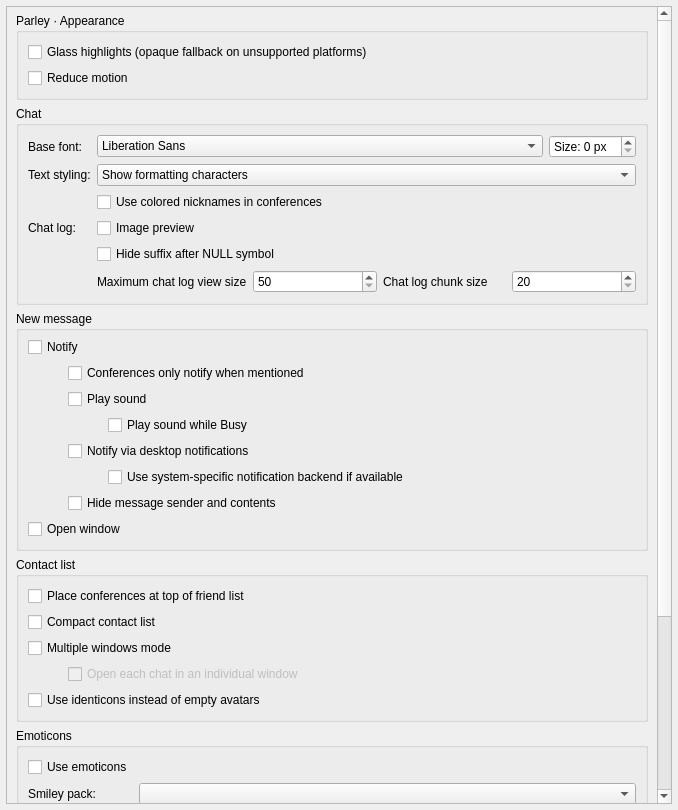
<?xml version="1.0" encoding="UTF-8"?>
<ui version="4.0">
 <class>UserInterfaceSettings</class>
 <widget class="QWidget" name="UserInterfaceSettings">
  <property name="geometry">
   <rect>
    <x>0</x>
    <y>0</y>
    <width>678</width>
    <height>810</height>
   </rect>
  </property>
  <property name="windowTitle">
   <string notr="true">{{ui settings}}</string>
  </property>
  <layout class="QVBoxLayout" name="verticalLayout_2">
   <property name="leftMargin">
    <number>6</number>
   </property>
   <property name="topMargin">
    <number>6</number>
   </property>
   <property name="rightMargin">
    <number>6</number>
   </property>
   <property name="bottomMargin">
    <number>6</number>
   </property>
   <item>
    <widget class="VerticalOnlyScroller" name="scrollArea">
     <property name="widgetResizable">
      <bool>true</bool>
     </property>
     <property name="alignment">
      <set>Qt::AlignmentFlag::AlignLeading|Qt::AlignmentFlag::AlignLeft|Qt::AlignmentFlag::AlignTop</set>
     </property>
     <widget class="QWidget" name="scrollAreaWidgetContents">
      <property name="geometry">
       <rect>
        <x>0</x>
        <y>0</y>
        <width>650</width>
        <height>1104</height>
       </rect>
      </property>
      <layout class="QVBoxLayout" name="verticalLayout_4" stretch="0,0,0,0,0,0">
       <property name="spacing">
        <number>6</number>
       </property>
       <property name="topMargin">
        <number>6</number>
       </property>
       <item>
<widget class="QGroupBox" name="parleyAppearance"><property name="title"><string>Parley · Appearance</string></property>
<layout class="QVBoxLayout" name="parleyAppearanceLayout">
<item><widget class="QCheckBox" name="translucentSurfaces"><property name="text"><string>Glass highlights (opaque fallback on unsupported platforms)</string></property></widget></item>
<item><widget class="QCheckBox" name="reducedMotion"><property name="text"><string>Reduce motion</string></property></widget></item>
</layout></widget></item>
<item>
        <widget class="QGroupBox" name="chatGroupBox">
         <property name="title">
          <string>Chat</string>
         </property>
         <layout class="QFormLayout" name="formLayout_2">
          <property name="leftMargin">
           <number>9</number>
          </property>
          <property name="topMargin">
           <number>9</number>
          </property>
          <property name="rightMargin">
           <number>9</number>
          </property>
          <property name="bottomMargin">
           <number>9</number>
          </property>
          <item row="0" column="0">
           <widget class="QLabel" name="lblChatFont">
            <property name="text">
             <string>Base font:</string>
            </property>
            <property name="alignment">
             <set>Qt::AlignmentFlag::AlignLeading|Qt::AlignmentFlag::AlignLeft|Qt::AlignmentFlag::AlignVCenter</set>
            </property>
           </widget>
          </item>
          <item row="0" column="1">
           <layout class="QHBoxLayout" name="horizontalLayout_5">
            <item>
             <widget class="QFontComboBox" name="txtChatFont">
              <property name="editable">
               <bool>false</bool>
              </property>
             </widget>
            </item>
            <item>
             <widget class="QSpinBox" name="txtChatFontSize">
              <property name="sizePolicy">
               <sizepolicy hsizetype="Maximum" vsizetype="Fixed">
                <horstretch>0</horstretch>
                <verstretch>0</verstretch>
               </sizepolicy>
              </property>
              <property name="suffix">
               <string> px</string>
              </property>
              <property name="prefix">
               <string>Size: </string>
              </property>
             </widget>
            </item>
           </layout>
          </item>
          <item row="1" column="0">
           <widget class="QLabel" name="textStyleLabel">
            <property name="toolTip">
             <string>New text styling preference may not load on chat history until qTox restarts.
It will affect new messages immediately.

Plaintext:
    Don't apply any formatting to messages.
    E.g. &quot;**text**&quot; will show as &quot;**text**&quot;, not bold.
Show formatting characters:
    Apply formatting and show characters.
    E.g. &quot;**text**&quot; will show as &quot;**text**&quot;, bold.
Hide formatting characters:
    Apply formatting and don't show characters.
    E.g. &quot;**text**&quot; will show as &quot;text&quot;, bold.</string>
            </property>
            <property name="text">
             <string>Text styling:</string>
            </property>
            <property name="alignment">
             <set>Qt::AlignmentFlag::AlignLeading|Qt::AlignmentFlag::AlignLeft|Qt::AlignmentFlag::AlignVCenter</set>
            </property>
           </widget>
          </item>
          <item row="1" column="1">
           <widget class="QComboBox" name="textStyleComboBox">
            <property name="sizePolicy">
             <sizepolicy hsizetype="Expanding" vsizetype="Fixed">
              <horstretch>0</horstretch>
              <verstretch>0</verstretch>
             </sizepolicy>
            </property>
            <property name="toolTip">
             <string>Select text styling preference.</string>
            </property>
            <property name="currentIndex">
             <number>1</number>
            </property>
            <item>
             <property name="text">
              <string>Plaintext</string>
             </property>
            </item>
            <item>
             <property name="text">
              <string>Show formatting characters</string>
             </property>
            </item>
            <item>
             <property name="text">
              <string>Hide formatting characters</string>
             </property>
            </item>
           </widget>
          </item>
          <item row="2" column="1">
           <widget class="QCheckBox" name="useNameColors">
            <property name="text">
             <string>Use colored nicknames in conferences</string>
            </property>
           </widget>
          </item>
          <item row="3" column="0">
           <widget class="QLabel" name="label">
            <property name="text">
             <string>Chat log:</string>
            </property>
           </widget>
          </item>
          <item row="3" column="1">
           <widget class="QCheckBox" name="cbImagePreview">
            <property name="toolTip">
             <string comment="tooltip for Image preview setting">Show previews for sent and received images in chats. Hover over the inline preview to display a larger preview.</string>
            </property>
            <property name="text">
             <string>Image preview</string>
            </property>
           </widget>
          </item>
          <item row="5" column="1">
           <layout class="QHBoxLayout" name="horizontalLayout_4">
            <item>
             <widget class="QLabel" name="chatLogMaxLbl">
              <property name="toolTip">
               <string>Maximum number of messages (per conversation) loaded from chat history.
Decrease this to improve performance. A too low number here may cause the
scroll bar to disappear.</string>
              </property>
              <property name="text">
               <string>Maximum chat log view size</string>
              </property>
             </widget>
            </item>
            <item>
             <widget class="QSpinBox" name="chatLogMaxTxt">
              <property name="minimum">
               <number>50</number>
              </property>
              <property name="maximum">
               <number>500</number>
              </property>
             </widget>
            </item>
            <item>
             <widget class="QLabel" name="chatLogChunkLbl">
              <property name="toolTip">
               <string>Number of messages to load from the chat history when scrolling. A too low
number here may cause the scroll bar to disappear.</string>
              </property>
              <property name="text">
               <string>Chat log chunk size</string>
              </property>
             </widget>
            </item>
            <item>
             <widget class="QSpinBox" name="chatLogChunkTxt">
              <property name="minimum">
               <number>20</number>
              </property>
              <property name="maximum">
               <number>100</number>
              </property>
             </widget>
            </item>
           </layout>
          </item>
          <item row="4" column="1">
           <widget class="QCheckBox" name="cbHidePostNullSuffix">
            <property name="text">
             <string>Hide suffix after NULL symbol</string>
            </property>
           </widget>
          </item>
         </layout>
        </widget>
       </item>
       <item>
        <widget class="QGroupBox" name="newMessageGroup">
         <property name="title">
          <string>New message</string>
         </property>
         <layout class="QVBoxLayout" name="verticalLayout_10">
          <property name="topMargin">
           <number>6</number>
          </property>
          <item>
           <widget class="QCheckBox" name="notify">
            <property name="toolTip">
             <string comment="tooltip for Notify setting">Show a notification when you receive a new message, call, or friend request and the window is not selected.</string>
            </property>
            <property name="text">
             <string>Notify</string>
            </property>
           </widget>
          </item>
          <item>
           <layout class="QVBoxLayout" name="verticalLayout_11">
            <property name="leftMargin">
             <number>40</number>
            </property>
            <item>
             <widget class="QCheckBox" name="conferenceOnlyNotifyWhenMentioned">
              <property name="toolTip">
               <string comment="toolTip for Conferences only notify when mentioned">Only notify about new messages in conferences when your nickname is mentioned.</string>
              </property>
              <property name="text">
               <string>Conferences only notify when mentioned</string>
              </property>
             </widget>
            </item>
            <item>
             <widget class="QCheckBox" name="notifySound">
              <property name="toolTip">
               <string>If disabled, mute notification sounds when status is Busy (but still show a notification)</string>
              </property>
              <property name="text">
               <string>Play sound</string>
              </property>
             </widget>
            </item>
            <item>
             <layout class="QVBoxLayout" name="verticalLayout">
              <property name="leftMargin">
               <number>40</number>
              </property>
              <item>
               <widget class="QCheckBox" name="busySound">
                <property name="text">
                 <string>Play sound while Busy</string>
                </property>
               </widget>
              </item>
             </layout>
            </item>
            <item>
             <widget class="QCheckBox" name="desktopNotify">
              <property name="toolTip">
               <string>Use desktop notifications, e.g. in a notification center or at the system tray. Without this, the notification will only be visible as a flashing tray icon.</string>
              </property>
              <property name="text">
               <string>Notify via desktop notifications</string>
              </property>
             </widget>
            </item>
            <item>
             <layout class="QVBoxLayout" name="verticalLayout_14">
              <property name="leftMargin">
               <number>40</number>
              </property>
              <item>
               <widget class="QCheckBox" name="notifySystemBackend">
                <property name="toolTip">
                 <string>If disabled, use basic system tray notifications. Otherwise, try to use the notification backend of your desktop environment. Disable this if you observe issues with desktop notifications.</string>
                </property>
                <property name="text">
                 <string>Use system-specific notification backend if available</string>
                </property>
               </widget>
              </item>
             </layout>
            </item>
            <item>
             <widget class="QCheckBox" name="notifyHide">
              <property name="toolTip">
               <string>Only show &quot;new message&quot; without showing potentially secret information in desktop notifications.</string>
              </property>
              <property name="text">
               <string>Hide message sender and contents</string>
              </property>
             </widget>
            </item>
           </layout>
          </item>
          <item>
           <widget class="QCheckBox" name="showWindow">
            <property name="toolTip">
             <string comment="tooltip for Show window setting">Open qTox's window when you receive a new message and no window is open yet.</string>
            </property>
            <property name="text">
             <string>Open window</string>
            </property>
           </widget>
          </item>
         </layout>
        </widget>
       </item>
       <item>
        <widget class="QGroupBox" name="contactListGroup">
         <property name="title">
          <string>Contact list</string>
         </property>
         <layout class="QVBoxLayout" name="verticalLayout_5">
          <item>
           <widget class="QCheckBox" name="cbConferencePosition">
            <property name="toolTip">
             <string comment="toolTip for conference positioning">If checked, conferences will be placed at the top of the friends list, otherwise, they'll be placed below online friends.</string>
            </property>
            <property name="text">
             <string>Place conferences at top of friend list</string>
            </property>
           </widget>
          </item>
          <item>
           <widget class="QCheckBox" name="cbCompactLayout">
            <property name="toolTip">
             <string comment="toolTip for compact layout setting">Your contact list will be shown in compact mode (small avatars, tabular view).</string>
            </property>
            <property name="text">
             <string>Compact contact list</string>
            </property>
           </widget>
          </item>
          <item>
           <widget class="QCheckBox" name="cbSeparateWindow">
            <property name="toolTip">
             <string>Split friend list and chat window into separately moveable windows.</string>
            </property>
            <property name="text">
             <string>Multiple windows mode</string>
            </property>
           </widget>
          </item>
          <item>
           <layout class="QVBoxLayout" name="verticalLayout_12">
            <property name="leftMargin">
             <number>40</number>
            </property>
            <item>
             <widget class="QCheckBox" name="cbDontGroupWindows">
              <property name="enabled">
               <bool>false</bool>
              </property>
              <property name="sizePolicy">
               <sizepolicy hsizetype="Minimum" vsizetype="Minimum">
                <horstretch>0</horstretch>
                <verstretch>0</verstretch>
               </sizepolicy>
              </property>
              <property name="text">
               <string>Open each chat in an individual window</string>
              </property>
             </widget>
            </item>
           </layout>
          </item>
          <item>
           <widget class="QCheckBox" name="cbShowIdenticons">
            <property name="toolTip">
             <string comment="toolTip for show identicons">If enabled, every contact without an avatar will have a generated icon based on their Tox ID instead of the default picture. Requires restart to apply.</string>
            </property>
            <property name="text">
             <string>Use identicons instead of empty avatars</string>
            </property>
           </widget>
          </item>
         </layout>
        </widget>
       </item>
       <item>
        <widget class="QGroupBox" name="emoticonsGroupBox">
         <property name="title">
          <string>Emoticons</string>
         </property>
         <layout class="QFormLayout" name="formLayout_4">
          <item row="0" column="0">
           <widget class="QCheckBox" name="useEmoticons">
            <property name="toolTip">
             <string>Display textual emojis as colorful pictures instead of text or black/white font-rendered emojis.</string>
            </property>
            <property name="text">
             <string>Use emoticons</string>
            </property>
           </widget>
          </item>
          <item row="1" column="0">
           <widget class="QLabel" name="smileyPackLabel">
            <property name="toolTip">
             <string>Select which set of pictures to use when rendering emojis.</string>
            </property>
            <property name="text">
             <string extracomment="Text on smiley pack label">Smiley pack:</string>
            </property>
           </widget>
          </item>
          <item row="1" column="1">
           <widget class="QComboBox" name="smileyPackBrowser">
            <property name="sizePolicy">
             <sizepolicy hsizetype="Expanding" vsizetype="Fixed">
              <horstretch>0</horstretch>
              <verstretch>0</verstretch>
             </sizepolicy>
            </property>
           </widget>
          </item>
          <item row="2" column="0">
           <spacer name="horizontalSpacer_2">
            <property name="orientation">
             <enum>Qt::Orientation::Horizontal</enum>
            </property>
            <property name="sizeHint" stdset="0">
             <size>
              <width>80</width>
              <height>20</height>
             </size>
            </property>
           </spacer>
          </item>
          <item row="2" column="1">
           <layout class="QHBoxLayout" name="horizontalLayout" stretch="0,0,0,0,0">
            <property name="sizeConstraint">
             <enum>QLayout::SizeConstraint::SetDefaultConstraint</enum>
            </property>
            <item>
             <widget class="QLabel" name="smile1">
              <property name="toolTip">
               <string notr="true">:)</string>
              </property>
              <property name="text">
               <string/>
              </property>
              <property name="alignment">
               <set>Qt::AlignmentFlag::AlignCenter</set>
              </property>
             </widget>
            </item>
            <item>
             <widget class="QLabel" name="smile2">
              <property name="toolTip">
               <string notr="true">;)</string>
              </property>
              <property name="text">
               <string/>
              </property>
              <property name="alignment">
               <set>Qt::AlignmentFlag::AlignCenter</set>
              </property>
             </widget>
            </item>
            <item>
             <widget class="QLabel" name="smile3">
              <property name="toolTip">
               <string notr="true">:p</string>
              </property>
              <property name="text">
               <string/>
              </property>
              <property name="alignment">
               <set>Qt::AlignmentFlag::AlignCenter</set>
              </property>
             </widget>
            </item>
            <item>
             <widget class="QLabel" name="smile4">
              <property name="toolTip">
               <string notr="true">:O</string>
              </property>
              <property name="text">
               <string/>
              </property>
              <property name="alignment">
               <set>Qt::AlignmentFlag::AlignCenter</set>
              </property>
             </widget>
            </item>
            <item alignment="Qt::AlignmentFlag::AlignTop">
             <widget class="QLabel" name="smile5">
              <property name="toolTip">
               <string notr="true">:'(</string>
              </property>
              <property name="text">
               <string/>
              </property>
              <property name="alignment">
               <set>Qt::AlignmentFlag::AlignCenter</set>
              </property>
             </widget>
            </item>
           </layout>
          </item>
          <item row="3" column="0">
           <widget class="QLabel" name="emoticonSizeLabel">
            <property name="toolTip">
             <string>Size in pixels of an emoji picture. Select something similar to your base font size.</string>
            </property>
            <property name="text">
             <string>Emoticon size:</string>
            </property>
           </widget>
          </item>
          <item row="3" column="1">
           <widget class="QSpinBox" name="emoticonSize">
            <property name="sizePolicy">
             <sizepolicy hsizetype="Expanding" vsizetype="Fixed">
              <horstretch>0</horstretch>
              <verstretch>0</verstretch>
             </sizepolicy>
            </property>
            <property name="specialValueText">
             <string/>
            </property>
            <property name="suffix">
             <string> px</string>
            </property>
            <property name="minimum">
             <number>1</number>
            </property>
            <property name="maximum">
             <number>2147483647</number>
            </property>
            <property name="value">
             <number>25</number>
            </property>
           </widget>
          </item>
         </layout>
        </widget>
       </item>
       <item>
        <widget class="QGroupBox" name="themeGroupBox">
         <property name="title">
          <string>Theme</string>
         </property>
         <layout class="QFormLayout" name="formLayout">
          <item row="3" column="0">
           <widget class="QLabel" name="styleLabel">
            <property name="toolTip">
             <string>Base style to use for the UI. Fusion is recommended as it works best with qTox theming.</string>
            </property>
            <property name="text">
             <string>Style:</string>
            </property>
           </widget>
          </item>
          <item row="3" column="1">
           <widget class="QComboBox" name="styleBrowser">
            <property name="sizePolicy">
             <sizepolicy hsizetype="Expanding" vsizetype="Fixed">
              <horstretch>0</horstretch>
              <verstretch>0</verstretch>
             </sizepolicy>
            </property>
           </widget>
          </item>
          <item row="4" column="0">
           <widget class="QLabel" name="themeColorLabel">
            <property name="toolTip">
             <string>UI color theme. Use this to select dark mode.</string>
            </property>
            <property name="text">
             <string>Theme color:</string>
            </property>
           </widget>
          </item>
          <item row="4" column="1">
           <widget class="QComboBox" name="themeColorCBox">
            <property name="sizePolicy">
             <sizepolicy hsizetype="Expanding" vsizetype="Fixed">
              <horstretch>0</horstretch>
              <verstretch>0</verstretch>
             </sizepolicy>
            </property>
           </widget>
          </item>
          <item row="5" column="1">
           <layout class="QHBoxLayout" name="horizontalLayout_2">
            <item>
             <widget class="QComboBox" name="timestamp">
              <property name="sizePolicy">
               <sizepolicy hsizetype="Preferred" vsizetype="Fixed">
                <horstretch>0</horstretch>
                <verstretch>0</verstretch>
               </sizepolicy>
              </property>
              <property name="editable">
               <bool>true</bool>
              </property>
              <property name="insertPolicy">
               <enum>QComboBox::InsertPolicy::NoInsert</enum>
              </property>
             </widget>
            </item>
            <item>
             <widget class="QLabel" name="timeExample">
              <property name="text">
               <string notr="true">Time example</string>
              </property>
              <property name="alignment">
               <set>Qt::AlignmentFlag::AlignRight|Qt::AlignmentFlag::AlignTrailing|Qt::AlignmentFlag::AlignVCenter</set>
              </property>
             </widget>
            </item>
           </layout>
          </item>
          <item row="5" column="0">
           <widget class="QLabel" name="timestampLabel">
            <property name="text">
             <string>Timestamp format:</string>
            </property>
           </widget>
          </item>
          <item row="7" column="1">
           <layout class="QHBoxLayout" name="horizontalLayout_3">
            <item>
             <widget class="QComboBox" name="dateFormats">
              <property name="editable">
               <bool>true</bool>
              </property>
              <property name="insertPolicy">
               <enum>QComboBox::InsertPolicy::NoInsert</enum>
              </property>
             </widget>
            </item>
            <item>
             <widget class="QLabel" name="dateExample">
              <property name="text">
               <string notr="true">Date Example</string>
              </property>
              <property name="alignment">
               <set>Qt::AlignmentFlag::AlignRight|Qt::AlignmentFlag::AlignTrailing|Qt::AlignmentFlag::AlignVCenter</set>
              </property>
             </widget>
            </item>
           </layout>
          </item>
          <item row="7" column="0">
           <widget class="QLabel" name="dateformatLabel">
            <property name="text">
             <string>Date format:</string>
            </property>
           </widget>
          </item>
         </layout>
        </widget>
       </item>
       <item>
        <spacer name="verticalSpacer">
         <property name="orientation">
          <enum>Qt::Orientation::Vertical</enum>
         </property>
         <property name="sizeHint" stdset="0">
          <size>
           <width>20</width>
           <height>40</height>
          </size>
         </property>
        </spacer>
       </item>
      </layout>
     </widget>
    </widget>
   </item>
  </layout>
 </widget>
 <customwidgets>
  <customwidget>
   <class>VerticalOnlyScroller</class>
   <extends>QScrollArea</extends>
   <header>src/widget/form/settings/verticalonlyscroller.h</header>
   <container>1</container>
  </customwidget>
 </customwidgets>
 <tabstops>
  <tabstop>scrollArea</tabstop>
  <tabstop>txtChatFont</tabstop>
  <tabstop>txtChatFontSize</tabstop>
  <tabstop>textStyleComboBox</tabstop>
  <tabstop>notify</tabstop>
  <tabstop>conferenceOnlyNotifyWhenMentioned</tabstop>
  <tabstop>notifySound</tabstop>
  <tabstop>busySound</tabstop>
  <tabstop>showWindow</tabstop>
  <tabstop>cbConferencePosition</tabstop>
  <tabstop>cbCompactLayout</tabstop>
  <tabstop>cbSeparateWindow</tabstop>
  <tabstop>cbDontGroupWindows</tabstop>
  <tabstop>useEmoticons</tabstop>
  <tabstop>smileyPackBrowser</tabstop>
  <tabstop>emoticonSize</tabstop>
  <tabstop>styleBrowser</tabstop>
  <tabstop>themeColorCBox</tabstop>
  <tabstop>timestamp</tabstop>
  <tabstop>dateFormats</tabstop>
 </tabstops>
 <resources/>
 <connections/>
</ui>
